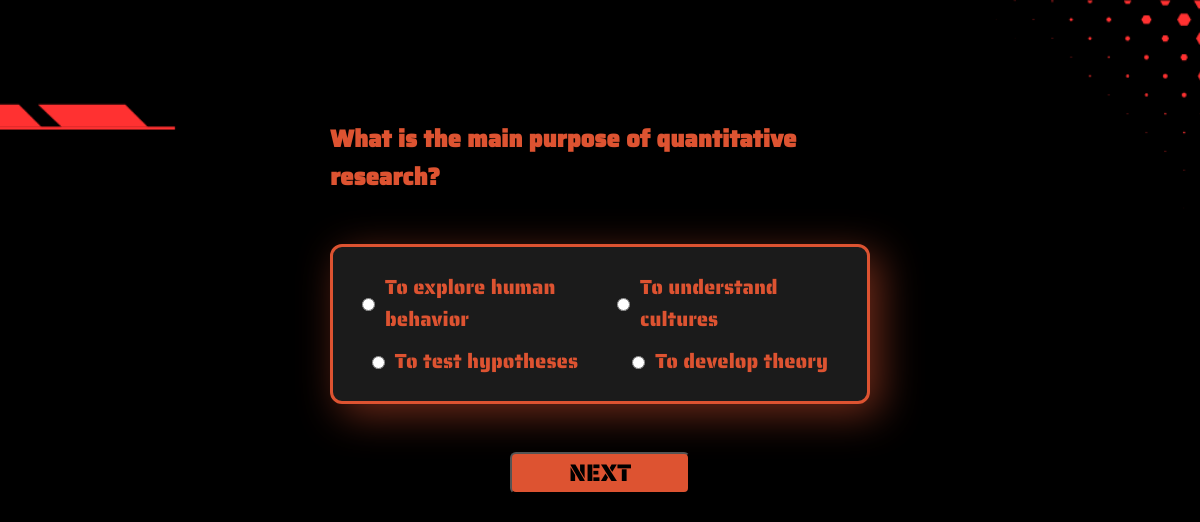
The app's page /Guest/Quiz/Quiz_1.php with its own data.
### tables this page shows
CREATE TABLE `questions` (
  `question_id` varchar(25) NOT NULL,
  `question` text NOT NULL,
  `option_1` text NOT NULL,
  `option_2` text NOT NULL,
  `option_3` text NOT NULL,
  `option_4` text NOT NULL,
  `correct_answer` int(2) NOT NULL,
  `topic_id` varchar(25) DEFAULT NULL,
  `total_attempts` int(4) NOT NULL,
  `correct_attempts` int(4) NOT NULL
);

### Guest/Quiz/Quiz_1.php (the view, shortened to what this page needs)
<?php
include("../../assets/conn.php");
$topic_id = isset($_GET['topic_id']) ? $_GET['topic_id'] : 'T001';
$total_questions_query = $conn->prepare("SELECT COUNT(*) FROM questions WHERE topic_id = ?");
$total_questions_query->bind_param("s", $_SESSION['topic_id']);
$total_questions_query->execute();
$total_questions_result = $total_questions_query->get_result();
$total_questions_count = $total_questions_result->fetch_array()[0];
$current_question_number = $_SESSION['current_question'] - 1;
$query = $conn->prepare("SELECT * FROM questions WHERE topic_id = ? ORDER BY question_id ASC LIMIT ?, 1");
$query->bind_param("si", $topic_id, $current_question_number);
$query->execute();
$result = $query->get_result();
$question = $result->fetch_assoc();
$question_text = $question['question'];
$option_1 = $question['option_1'];
$option_2 = $question['option_2'];
$option_3 = $question['option_3'];
$option_4 = $question['option_4'];
?>
<!DOCTYPE html>
<html lang="en">
<head>
    <link rel="stylesheet" href="../../styles.css">
</head>
<body>
<div class="form-container">
    <h2><?php echo $question_text; ?></h2>
    <form method="POST" action="Quiz_1.php?topic_id=<?php echo $topic_id; ?>">
        <div class="options-container">
            <div class="option-column">
                <div class="option-item">
                    <input type="radio" name="answer" value="1">
                    <label><?php echo $option_1; ?></label>
                </div>
                <div class="option-item">
                    <input type="radio" name="answer" value="2">
                    <label><?php echo $option_2; ?></label>
                </div>
            </div>
            <div class="option-column">
                <div class="option-item">
                    <input type="radio" name="answer" value="3">
                    <label><?php echo $option_3; ?></label>
                </div>
                <div class="option-item">
                    <input type="radio" name="answer" value="4">
                    <label><?php echo $option_4; ?></label>
                </div>
            </div>
        </div>
        <button type="submit"><?php echo ($_SESSION['current_question'] == $total_questions_count) ? 'SUBMIT' : 'NEXT'; ?></button>
    </form>
</div>
</body>
</html>

### styles.css (style rules this page uses)
body { background-image: url('images/background_image.png'); background-size: cover; background-position: center; background-repeat: no-repeat; background-attachment: fixed; height: 100%; font-family: 'CustomFont'; color: rgb(248, 0, 0); height: 720px; transition: font-size 0.2s ease; }

### Guest/Quiz/Quiz_1.php (style rules this page uses)
body { font-family: 'CustomFont'; color: rgb(221, 83, 49); }
.form-container { max-width: 45vw; margin: auto; margin-top: 10vw; }
h2 { font-size: 2vw; margin-bottom: 4vw; cursor: default; }
form { display: flex; flex-direction: column; }
.options-container { display: flex; justify-content: space-between; align-items: center; gap: 2vw; margin-bottom: 4vw; background-color: rgb(27, 27, 27); border: solid; border-radius: 1vw; box-shadow: 10px 10px 40px rgba(221, 83, 49, 0.5); padding: 2vw; }
.option-column { flex: 1; display: flex; flex-direction: column; justify-content: center; align-items: center; gap: 10px; }
.option-item { display: flex; align-items: center; }
.option-item input[type="radio"] { margin-right: 10px; }
.option-item label { font-size: 1.7vw; }
button { font-family: 'CustomFont'; background-color: rgb(221, 83, 49); align-items: center; width: 15vw; height: 3.5vw; justify-content: center; font-size: 2vw; color: rgb(0, 0, 0); border-radius: 0.5vw; border-color: rgb(0, 0, 0); transition: font-size 0.2s ease; display: flex; cursor: pointer; margin: auto; }

### records on screen
questions: question "What is the main purpose of quantitative research?", option_1 "To explore human behavior", option_2 "To test hypotheses", option_3 "To understand cultures", option_4 "To develop theory"
